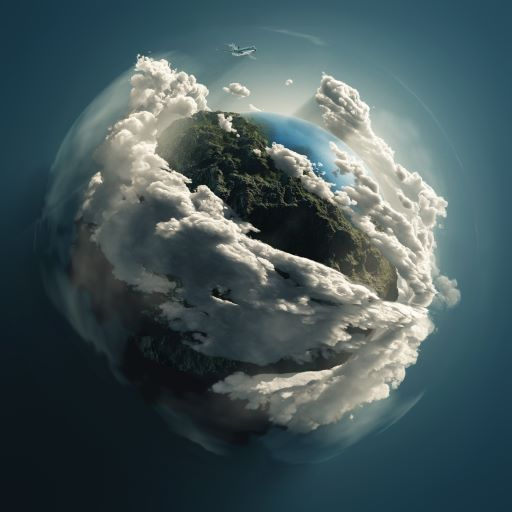
#> input picture Machine vision/week2/pics/1.jpg, 512 x 512 px, found by its file name
$ python threshold.py
#> lines starting #> are read from the running program, lines starting #| are printed output that depends on the picture; after the words box and inside, x2 and y2 are one past the last pixel; in counts of white or black regions, pixels touching at a corner belong together
import cv2 as cv
import matplotlib.pyplot as plt
import numpy as np

img = cv.imread('Machine vision\week2\pics/1.jpg')
#> img is the input picture: shape (512, 512, 3); mean B, G, R 90.5, 87.8, 70
gray = cv.cvtColor(img,cv.COLOR_BGR2GRAY)
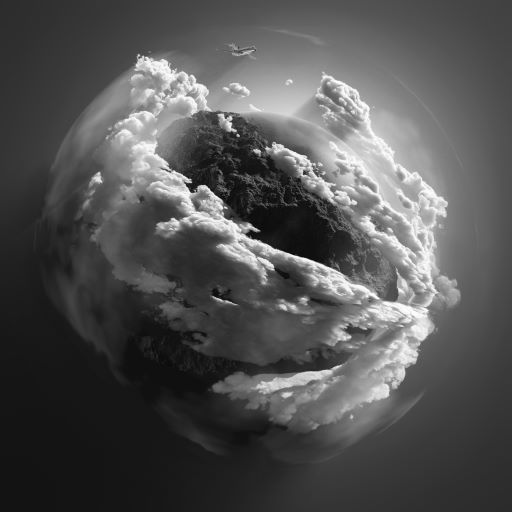
#> gray: shape (512, 512); min 0, max 254, mean 82.8
cv.imshow('gray',gray)

# Simple Thresholding
# If pixel value is larger than 125, it will be set to 255.
# If lower than 125, it will be set 0.
# 最后一个参数用于控制图片呈现的样式
# 图像编程了一个二进制非黑即白的图像
threshold, thresh = cv.threshold(gray,125,255,cv.THRESH_BINARY)
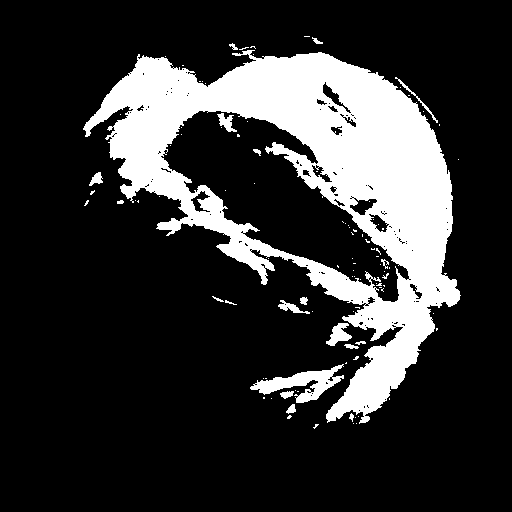
#> thresh: shape (512, 512); 20.1% white; 101 white regions (81 under 20 px), largest, box (x1, y1, x2, y2) and area: (83, 50, 461, 424) 49514, (250, 364, 344, 403) 1412, (326, 323, 352, 346) 313
cv.imshow('Simple_threshold',thresh)
cv.imwrite('Machine vision\week3\pics/Simple_threshold.jpg',thresh)

# Inver Thresholding
# 将之前图片的黑白颠倒
threshold, thresh_inv = cv.threshold(gray,125,255,cv.THRESH_BINARY_INV)
cv.imshow('Simple_threshold_inv',thresh_inv)
cv.imwrite('Machine vision\week3\pics/Simple_threshold_inv.jpg',thresh_inv)

# Adaptive Thresholding
adapt_thresh = cv.adaptiveThreshold(gray,255,cv.ADAPTIVE_THRESH_MEAN_C,cv.THRESH_BINARY,11,3)
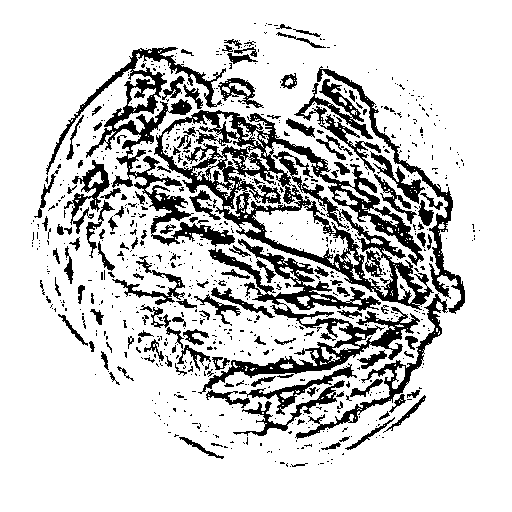
#> adapt_thresh: shape (512, 512); 81.4% white; 794 black regions (654 under 20 px), largest, box (x1, y1, x2, y2) and area: (154, 110, 434, 310) 12760, (198, 239, 420, 394) 6354, (46, 47, 235, 247) 6223
cv.imshow('Simple_threshold_inv',adapt_thresh)
cv.imwrite('Machine vision\week3\pics/adapt_thresh.jpg',adapt_thresh)

cv.waitKey(0)

$ run again, with Machine vision/week2/pics/2.png saved as Machine vision/week2/pics/1.jpg
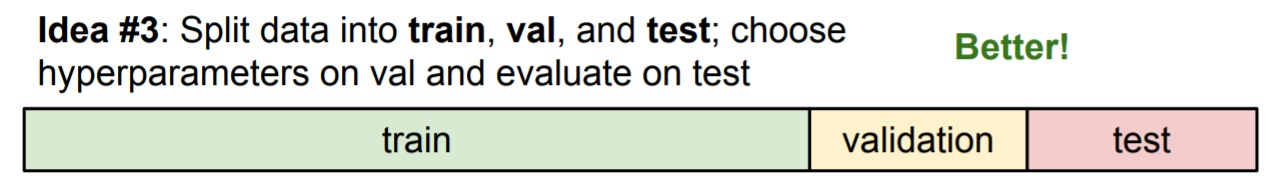
#> input picture Machine vision/week2/pics/2.png, 1280 x 178 px, found by its file name
#> img is the input picture: shape (178, 1280, 3); mean B, G, R 212.8, 220.1, 219
#> `threshold, thresh = cv.threshold(gray,125,255,cv.THRESH_BINARY)`:
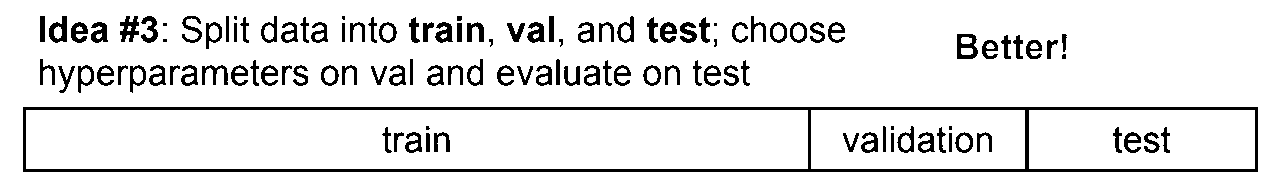
#> thresh: shape (178, 1280); 89.4% white; 117 black regions (9 under 20 px), largest, box (x1, y1, x2, y2) and area: (23, 107, 1258, 172) 8177, (957, 34, 978, 59) 324, (120, 16, 139, 42) 299
#> `adapt_thresh = cv.adaptiveThreshold(gray,255,cv.ADAPTIVE_THRESH_MEAN_C..`:
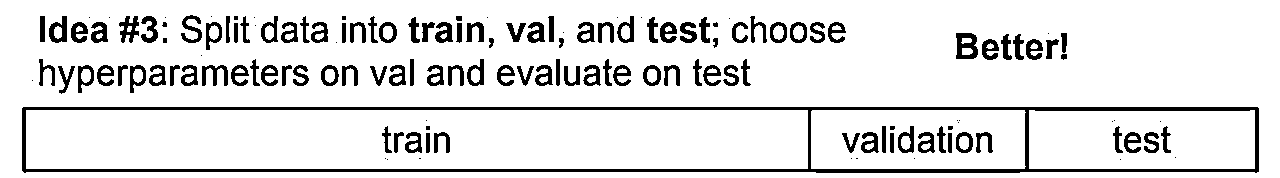
#> adapt_thresh: shape (178, 1280); 88.1% white; 147 black regions (35 under 20 px), largest, box (x1, y1, x2, y2) and area: (22, 107, 1259, 173) 8726, (956, 33, 978, 59) 392, (119, 16, 139, 43) 296
